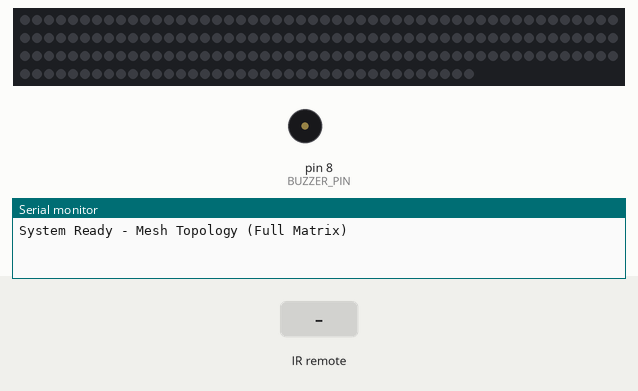
This sketch was run on a simulated Arduino Uno, built with avr-gcc and run on an emulated ATmega328P. Parts: 188 RGB LEDs in strip order, left to right, continuing on the next row, buzzer (waves = sounding, pin HIGH), the last lines printed to the serial monitor. The test bench sets the inputs (shaded band). Dim RGB values are drawn brighter than linear.

Above: at 1.2 s.
1.3 s: infrared code 0x45 received
2.8 s: infrared code 0x46 received
4.6 s: infrared code 0x19 received
At 5.76 s:
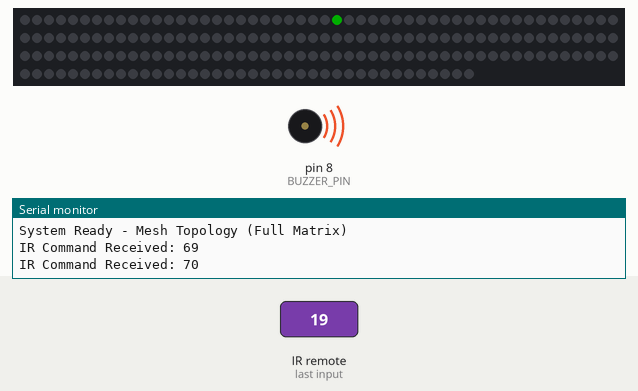
7.5 s: infrared code 0x47 received
At 8.4 s:
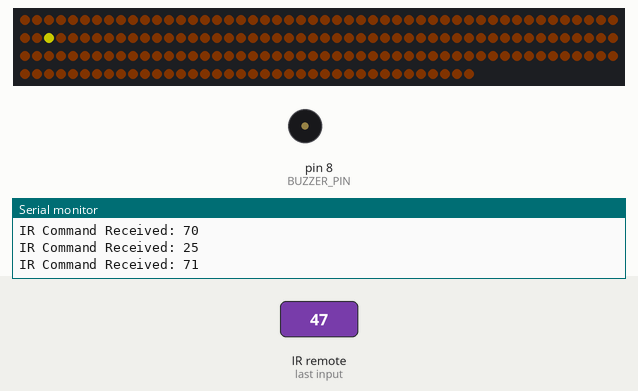
9.3 s: infrared code 0x44 received
At 12.05 s:
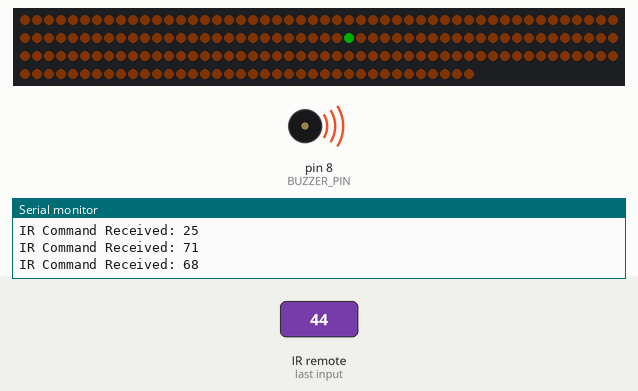
Timing chart, 0 to 13.8 s (numbered marks = the images above; inputs shaded):
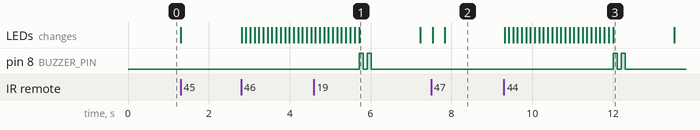

Measured:
- after the input at 7.5 s, the LEDs: first differ from a run without the input after 0.34 s (image 2)
- after the input at 9.3 s, pin 8 (BUZZER_PIN): alternates HIGH for 0.10 s and LOW for 0.10 s, 4 changes in all, then stays LOW, starting after 2.7 s; the LEDs: first change at once (image 3 shows a later state)
- by itself, pin 8 (BUZZER_PIN): alternates HIGH for 0.10 s and LOW for 0.10 s, 4 changes in all, then stays LOW

The sketch:

mesh.ino
```cpp
#include <FastLED.h>
#include <IRremote.hpp>

// --- HARDWARE SETTINGS ---
#define LED_PIN     6
#define IR_PIN      2
#define BUZZER_PIN  8
#define NUM_LEDS    188     // Updated to your maximum pixel count (148-188)

CRGB leds[NUM_LEDS];

// --- MESH TOPOLOGY MAPPING ---
// Converting your 1-indexed diagram to 0-indexed C++ arrays (Subtracting 1)

// The designated pixel to light up yellow/green for each PC
// PC1 (1), PC2 (27), PC3 (53), PC4 (78)
const int pcNodes[4] = {0, 26, 52, 77};

// Routing Matrix: pathStarts[Source][Destination]
// -1 means it's a self-path (PC1 to PC1) and will trigger an error
const int pathStarts[4][4] = {
  { -1,   0, 104, 103 }, // PC1 to: (PC1, PC2, PC3, PC4)
  { 26,  -1,  27, 187 }, // PC2 to: (PC1, PC2, PC3, PC4)
  {144,  52,  -1,  53 }, // PC3 to: (PC1, PC2, PC3, PC4)
  { 78, 147,  77,  -1 }  // PC4 to: (PC1, PC2, PC3, PC4)
};

// Routing Matrix: pathEnds[Source][Destination]
const int pathEnds[4][4] = {
  { -1,  26, 144,  78 }, // PC1 to: (PC1, PC2, PC3, PC4)
  {  0,  -1,  52, 147 }, // PC2 to: (PC1, PC2, PC3, PC4)
  {104,  27,  -1,  77 }, // PC3 to: (PC1, PC2, PC3, PC4)
  {103, 187,  53,  -1 }  // PC4 to: (PC1, PC2, PC3, PC4)
};

// --- STATE VARIABLES ---
int sourcePC = 0;
int currentBrightness = 100;
bool backgroundOn = false;

// Colors matched to the Ring & Bus topologies
CRGB bgColor = CRGB(15, 6, 0);     // Dim Amber/Copper Background
CRGB packetColor = CRGB::Blue;     // Classic Blue packet

void setup() {
  Serial.begin(9600);

  pinMode(BUZZER_PIN, OUTPUT);
  digitalWrite(BUZZER_PIN, LOW);

  FastLED.addLeds<WS2812B, LED_PIN, GRB>(leds, NUM_LEDS);
  FastLED.setBrightness(currentBrightness);
  updateBackground();

  IrReceiver.begin(IR_PIN, ENABLE_LED_FEEDBACK);

  Serial.println("System Ready - Mesh Topology (Full Matrix)");
}

void loop() {
  if (IrReceiver.decode()) {

    if (IrReceiver.decodedIRData.flags & IRDATA_FLAGS_IS_REPEAT) {
      IrReceiver.resume();
      return;
    }

    int command = IrReceiver.decodedIRData.command;
    Serial.print("IR Command Received: ");
    Serial.println(command);

    int action = getActionFromIR(command);

    // Handle PC Selection (1-4)
    if (action >= 1 && action <= 4) {
      if (sourcePC == 0) {
        sourcePC = action;
        leds[pcNodes[sourcePC - 1]] = CRGB::Yellow;
        FastLED.show();
      } else {
        int destPC = action;
        int currentSource = sourcePC;

        sourcePC = 0; // Clear state before animating

        if (currentSource != destPC) {
          simulateMesh(currentSource, destPC);
        } else {
          Serial.println("Error: Source and Destination cannot be the same.");
          errorBeep();
          updateBackground();
        }
      }
      delay(300);
    }

    // Handle Brightness UP (5)
    else if (action == 5) {
      currentBrightness += 25;
      if (currentBrightness > 255) currentBrightness = 255;
      FastLED.setBrightness(currentBrightness);
      FastLED.show();
      delay(150);
    }

    // Handle Brightness DOWN (6)
    else if (action == 6) {
      currentBrightness -= 25;
      if (currentBrightness < 10) currentBrightness = 10;
      FastLED.setBrightness(currentBrightness);
      FastLED.show();
      delay(150);
    }

    // Handle Background Toggle (7)
    else if (action == 7) {
      backgroundOn = !backgroundOn;
      updateBackground();
      delay(300);
    }

    IrReceiver.resume();
  }
}

// --- MESH TOPOLOGY SIMULATION LOGIC ---
void simulateMesh(int src, int dest) {
  updateBackground();

  int srcIdx = src - 1;
  int destIdx = dest - 1;

  // Look up the exact start and end pixels using our 2D Matrix
  int startPixel = pathStarts[srcIdx][destIdx];
  int endPixel = pathEnds[srcIdx][destIdx];

  // Animate the dedicated point-to-point link
  animateSegment(startPixel, endPixel);

  // Destination reached
  leds[pcNodes[destIdx]] = CRGB::Green;
  FastLED.show();
  successBeep();

  delay(1200);
  updateBackground();
}

// Moves the packet bi-directionally along any branch or diagonal
void animateSegment(int startIdx, int endIdx) {
  int step = (startIdx < endIdx) ? 1 : -1;
  int currentIdx = startIdx;

  while (true) {
    leds[currentIdx] = packetColor;
    FastLED.show();

    delay(100); // Speed of the packet

    if (backgroundOn) {
      leds[currentIdx] = bgColor;
    } else {
      leds[currentIdx] = CRGB::Black;
    }

    if (currentIdx == endIdx) break;
    currentIdx += step;
  }
}

// --- HELPER FUNCTIONS ---
void updateBackground() {
  if (backgroundOn) {
    fill_solid(leds, NUM_LEDS, bgColor);
  } else {
    FastLED.clear();
  }

  if (sourcePC != 0) {
    leds[pcNodes[sourcePC - 1]] = CRGB::Yellow;
  }

  FastLED.show();
}

void successBeep() {
  digitalWrite(BUZZER_PIN, HIGH); delay(100);
  digitalWrite(BUZZER_PIN, LOW);  delay(100);
  digitalWrite(BUZZER_PIN, HIGH); delay(100);
  digitalWrite(BUZZER_PIN, LOW);
}

void errorBeep() {
  digitalWrite(BUZZER_PIN, HIGH); delay(500);
  digitalWrite(BUZZER_PIN, LOW);
}

// --- REMOTE CONTROL MAPPING ---
int getActionFromIR(int command) {
  switch(command) {
    case 69: return 1;
    case 70: return 2;
    case 71: return 3;
    case 68: return 4;
    case 24: return 5;
    case 82: return 6;
    case 25: return 7;
    default: return -1;
  }
}
```
